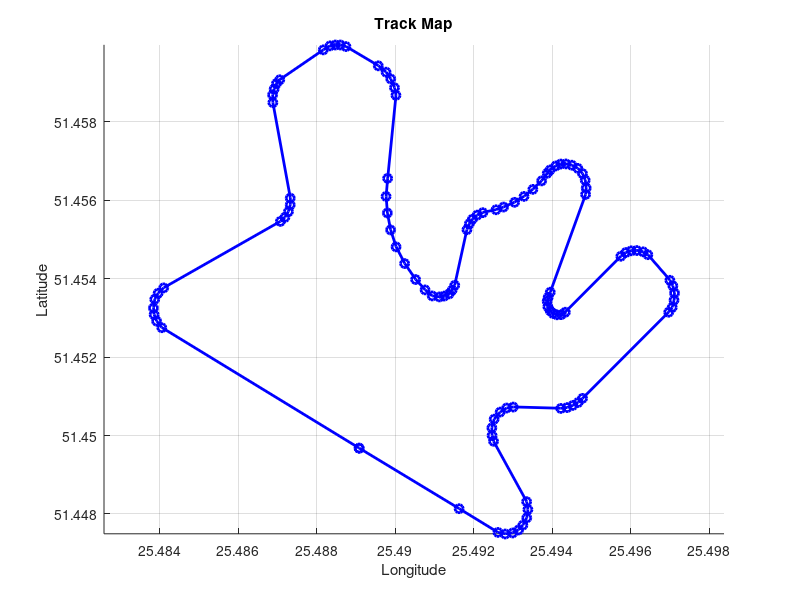

Here is the MATLAB script that generated this plot: (Note: this script raises an error after producing the figure.)
% Define coordinates in latitude and longitude
coordinates = [
    51.449681, 25.489077; 51.448139, 25.491625; 51.447534, 25.492614;
    51.447494, 25.492799; 51.447520, 25.492991; 51.447597, 25.493140;
    51.447718, 25.493249; 51.447904, 25.493348; 51.448117, 25.493378;
    51.448318, 25.493345; 51.449857, 25.492502; 51.450004, 25.492465;
    51.450198, 25.492459; 51.450421, 25.492518; 51.450601, 25.492670;
    51.450704, 25.492836; 51.450729, 25.493004; 51.450694, 25.494215;
    51.450716, 25.494380; 51.450771, 25.494522; 51.450845, 25.494658;
    51.450951, 25.494770; 51.453146, 25.496966; 51.453267, 25.497055;
    51.453454, 25.497102; 51.453634, 25.497115; 51.453817, 25.497072;
    51.453960, 25.496996; 51.454612, 25.496434; 51.454685, 25.496315;
    51.454718, 25.496152; 51.454711, 25.496010; 51.454667, 25.495871;
    51.454572, 25.495746; 51.453146, 25.494332; 51.453084, 25.494229;
    51.453080, 25.494117; 51.453113, 25.494018; 51.453183, 25.493945;
    51.453286, 25.493886; 51.453428, 25.493869; 51.453527, 25.493895;
    51.453656, 25.493948; 51.456147, 25.494848; 51.456310, 25.494864;
    51.456511, 25.494838; 51.456680, 25.494769; 51.456812, 25.494649;
    51.456893, 25.494497; 51.456925, 25.494347; 51.456922, 25.494215;
    51.456874, 25.494089; 51.456772, 25.493943; 51.456687, 25.493871;
    51.456493, 25.493728; 51.456277, 25.493504; 51.456097, 25.493279;
    51.455947, 25.493039; 51.455826, 25.492758; 51.455757, 25.492566;
    51.455683, 25.492229; 51.455621, 25.492085; 51.455515, 25.491963;
    51.455401, 25.491886; 51.455248, 25.491824; 51.453832, 25.491513;
    51.453708, 25.491447; 51.453613, 25.491371; 51.453558, 25.491245;
    51.453536, 25.491123; 51.453561, 25.490939; 51.453715, 25.490757;
    51.453979, 25.490516; 51.454386, 25.490236; 51.454811, 25.490018;
    51.455243, 25.489879; 51.455675, 25.489796; 51.456097, 25.489763;
    51.456558, 25.489803; 51.458674, 25.490015; 51.458868, 25.489978;
    51.459092, 25.489882; 51.459264, 25.489763; 51.459425, 25.489565;
    51.459916, 25.488741; 51.459956, 25.488599; 51.459956, 25.488470;
    51.459934, 25.488335; 51.459832, 25.488163; 51.459070, 25.487053;
    51.458974, 25.486970; 51.458832, 25.486911; 51.458685, 25.486871;
    51.458487, 25.486878; 51.456054, 25.487321; 51.455881, 25.487321;
    51.455709, 25.487275; 51.455563, 25.487185; 51.455460, 25.487070;
    51.453766, 25.484096; 51.453630, 25.483954; 51.453476, 25.483868;
    51.453253, 25.483835; 51.453084, 25.483852; 51.452919, 25.483915;
    51.452751, 25.484047; 51.449681, 25.489077 % Closing the loop
];

% Radius of the Earth in meters
R = 6371000;

% Plot track
figure;
hold on;
axis equal;
grid on;
title('Track Map');
xlabel('Longitude');
ylabel('Latitude');

% Plot coordinates
plot(coordinates(:,2), coordinates(:,1), '-o', 'Color', 'b', 'LineWidth', 2);

% Calculate and display turn radius at each segment
for i = 2:size(coordinates,1)-1
    % Extract three consecutive points in latitude and longitude
    lat1 = deg2rad(coordinates(i-1,1));
    lon1 = deg2rad(coordinates(i-1,2));
    lat2 = deg2rad(coordinates(i,1));
    lon2 = deg2rad(coordinates(i,2));
    lat3 = deg2rad(coordinates(i+1,1));
    lon3 = deg2rad(coordinates(i+1,2));

    % Calculate distances (sides of triangle) between points
    d12 = haversine(lat1, lon1, lat2, lon2, R);
    d23 = haversine(lat2, lon2, lat3, lon3, R);
    d13 = haversine(lat1, lon1, lat3, lon3, R);

    % Calculate turn radius using circumradius formula
    s = (d12 + d23 + d13) / 2; % semi-perimeter
    area = sqrt(s * (s - d12) * (s - d23) * (s - d13));
    radius = (d12 * d23 * d13) / (4 * area); % circumradius formula

    % Display turn radius as text on the plot
    text(rad2deg(lon2), rad2deg(lat2), sprintf('R=%.2f m', radius), 'Color', 'r', 'FontSize', 8);
end

hold off;

% Function to calculate Haversine distance
function d = haversine(lat1, lon1, lat2, lon2, R)
    dlat = lat2 - lat1;
    dlon = lon2 - lon1;
    a = sin(dlat/2)^2 + cos(lat1) * cos(lat2) * sin(dlon/2)^2;
    c = 2 * atan2(sqrt(a), sqrt(1 - a));
    d = R * c;
end
